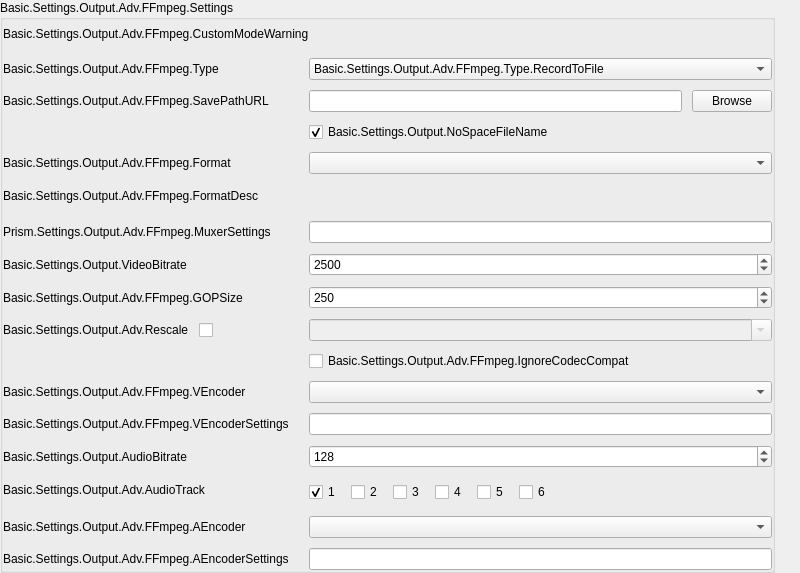
         <widget class="QWidget" name="scrollAreaWidgetContents_8">
          <property name="geometry">
           <rect>
            <x>0</x>
            <y>0</y>
            <width>800</width>
            <height>573</height>
           </rect>
          </property>
          <layout class="QVBoxLayout" name="verticalLayout_27">
           <property name="spacing">
            <number>0</number>
           </property>
           <property name="leftMargin">
            <number>0</number>
           </property>
           <property name="topMargin">
            <number>0</number>
           </property>
           <property name="rightMargin">
            <number>25</number>
           </property>
           <property name="bottomMargin">
            <number>0</number>
           </property>
           <item>
            <widget class="QGroupBox" name="advOutRecFFmpeg">
             <property name="title">
              <string>Basic.Settings.Output.Adv.FFmpeg.Settings</string>
             </property>
             <layout class="QFormLayout" name="formLayout_7">
              <property name="fieldGrowthPolicy">
               <enum>QFormLayout::FieldGrowthPolicy::AllNonFixedFieldsGrow</enum>
              </property>
              <property name="horizontalSpacing">
               <number>20</number>
              </property>
              <property name="verticalSpacing">
               <number>10</number>
              </property>
              <property name="leftMargin">
               <number>0</number>
              </property>
              <property name="topMargin">
               <number>0</number>
              </property>
              <property name="rightMargin">
               <number>0</number>
              </property>
              <property name="bottomMargin">
               <number>0</number>
              </property>
              <item row="0" column="0" colspan="2">
               <widget class="QLabel" name="label_28">
                <property name="text">
                 <string>Basic.Settings.Output.Adv.FFmpeg.CustomModeWarning</string>
                </property>
                <property name="wordWrap">
                 <bool>true</bool>
                </property>
                <property name="class" stdset="0">
                 <string notr="true">text-warning</string>
                </property>
               </widget>
              </item>
              <item row="1" column="0">
               <widget class="QLabel" name="label_48">
                <property name="sizePolicy">
                 <sizepolicy hsizetype="Preferred" vsizetype="Expanding">
                  <horstretch>0</horstretch>
                  <verstretch>0</verstretch>
                 </sizepolicy>
                </property>
                <property name="minimumSize">
                 <size>
                  <width>170</width>
                  <height>0</height>
                 </size>
                </property>
                <property name="text">
                 <string>Basic.Settings.Output.Adv.FFmpeg.Type</string>
                </property>
                <property name="useFor" stdset="0">
                 <string notr="true">FormLabelRole</string>
                </property>
               </widget>
              </item>
              <item row="1" column="1">
               <widget class="PLSComboBox" name="advOutFFType">
                <item>
                 <property name="text">
                  <string>Basic.Settings.Output.Adv.FFmpeg.Type.RecordToFile</string>
                 </property>
                </item>
                <item>
                 <property name="text">
                  <string>Basic.Settings.Output.Adv.FFmpeg.Type.URL</string>
                 </property>
                </item>
               </widget>
              </item>
              <item row="2" column="0">
               <widget class="QLabel" name="label_36">
                <property name="sizePolicy">
                 <sizepolicy hsizetype="Preferred" vsizetype="Expanding">
                  <horstretch>0</horstretch>
                  <verstretch>0</verstretch>
                 </sizepolicy>
                </property>
                <property name="minimumSize">
                 <size>
                  <width>170</width>
                  <height>0</height>
                 </size>
                </property>
                <property name="text">
                 <string>Basic.Settings.Output.Adv.FFmpeg.SavePathURL</string>
                </property>
                <property name="useFor" stdset="0">
                 <string notr="true">FormLabelRole</string>
                </property>
               </widget>
              </item>
              <item row="2" column="1">
               <widget class="QStackedWidget" name="stackedWidget_2">
                <property name="sizePolicy">
                 <sizepolicy hsizetype="Preferred" vsizetype="Maximum">
                  <horstretch>0</horstretch>
                  <verstretch>0</verstretch>
                 </sizepolicy>
                </property>
                <widget class="QWidget" name="page_7">
                 <property name="sizePolicy">
                  <sizepolicy hsizetype="Preferred" vsizetype="Maximum">
                   <horstretch>0</horstretch>
                   <verstretch>0</verstretch>
                  </sizepolicy>
                 </property>
                 <layout class="QHBoxLayout" name="horizontalLayout_27">
                  <property name="spacing">
                   <number>10</number>
                  </property>
                  <property name="leftMargin">
                   <number>0</number>
                  </property>
                  <property name="topMargin">
                   <number>0</number>
                  </property>
                  <property name="rightMargin">
                   <number>0</number>
                  </property>
                  <property name="bottomMargin">
                   <number>0</number>
                  </property>
                  <item>
                   <widget class="PLSLineEdit" name="advOutFFRecPath">
                    <property name="readOnly">
                     <bool>true</bool>
                    </property>
                   </widget>
                  </item>
                  <item>
                   <widget class="QPushButton" name="advOutFFPathBrowse">
                    <property name="text">
                     <string>Browse</string>
                    </property>
                   </widget>
                  </item>
                 </layout>
                </widget>
                <widget class="QWidget" name="page_8">
                 <property name="sizePolicy">
                  <sizepolicy hsizetype="Preferred" vsizetype="Maximum">
                   <horstretch>0</horstretch>
                   <verstretch>0</verstretch>
                  </sizepolicy>
                 </property>
                 <layout class="QHBoxLayout" name="horizontalLayout_30">
                  <property name="spacing">
                   <number>0</number>
                  </property>
                  <property name="leftMargin">
                   <number>0</number>
                  </property>
                  <property name="topMargin">
                   <number>0</number>
                  </property>
                  <property name="rightMargin">
                   <number>0</number>
                  </property>
                  <property name="bottomMargin">
                   <number>0</number>
                  </property>
                  <item>
                   <widget class="QLineEdit" name="advOutFFURL">
                    <property name="enabled">
                     <bool>true</bool>
                    </property>
                   </widget>
                  </item>
                 </layout>
                </widget>
               </widget>
              </item>
              <item row="3" column="1">
               <widget class="PLSCheckBox" name="advOutFFNoSpace">
                <property name="text">
                 <string>Basic.Settings.Output.NoSpaceFileName</string>
                </property>
                <property name="checked">
                 <bool>true</bool>
                </property>
               </widget>
              </item>
              <item row="4" column="0">
               <widget class="QLabel" name="label_16">
                <property name="text">
                 <string>Basic.Settings.Output.Adv.FFmpeg.Format</string>
                </property>
                <property name="useFor" stdset="0">
                 <string notr="true">FormLabelRole</string>
                </property>
               </widget>
              </item>
              <item row="4" column="1">
               <widget class="PLSComboBox" name="advOutFFFormat"/>
              </item>
              <item row="5" column="0">
               <widget class="QLabel" name="label_44">
                <property name="text">
                 <string>Basic.Settings.Output.Adv.FFmpeg.FormatDesc</string>
                </property>
                <property name="useFor" stdset="0">
                 <string notr="true">FormLabelRole</string>
                </property>
               </widget>
              </item>
              <item row="5" column="1">
               <widget class="QLabel" name="advOutFFFormatDesc">
                <property name="text">
                 <string/>
                </property>
               </widget>
              </item>
              <item row="6" column="0">
               <widget class="QLabel" name="label_1337">
                <property name="text">
                 <string>Prism.Settings.Output.Adv.FFmpeg.MuxerSettings</string>
                </property>
                <property name="useFor" stdset="0">
                 <string notr="true">FormLabelRole</string>
                </property>
               </widget>
              </item>
              <item row="6" column="1">
               <widget class="PLSLineEdit" name="advOutFFMCfg"/>
              </item>
              <item row="7" column="0">
               <widget class="QLabel" name="label_40">
                <property name="text">
                 <string>Basic.Settings.Output.VideoBitrate</string>
                </property>
                <property name="useFor" stdset="0">
                 <string notr="true">FormLabelRole</string>
                </property>
               </widget>
              </item>
              <item row="7" column="1">
               <widget class="PLSSpinBox" name="advOutFFVBitrate">
                <property name="minimum">
                 <number>0</number>
                </property>
                <property name="maximum">
                 <number>1000000000</number>
                </property>
                <property name="value">
                 <number>2500</number>
                </property>
               </widget>
              </item>
              <item row="8" column="0">
               <widget class="QLabel" name="label_63">
                <property name="text">
                 <string>Basic.Settings.Output.Adv.FFmpeg.GOPSize</string>
                </property>
                <property name="useFor" stdset="0">
                 <string notr="true">FormLabelRole</string>
                </property>
               </widget>
              </item>
              <item row="8" column="1">
               <widget class="PLSSpinBox" name="advOutFFVGOPSize">
                <property name="maximum">
                 <number>1000000000</number>
                </property>
                <property name="value">
                 <number>250</number>
                </property>
               </widget>
              </item>
              <item row="9" column="0">
               <layout class="QHBoxLayout" name="hBoxLayout_1">
                <property name="spacing">
                 <number>10</number>
                </property>
                <property name="leftMargin">
                 <number>0</number>
                </property>
                <property name="topMargin">
                 <number>0</number>
                </property>
                <property name="rightMargin">
                 <number>0</number>
                </property>
                <property name="bottomMargin">
                 <number>0</number>
                </property>
                <item>
                 <widget class="QLabel" name="label_68">
                  <property name="text">
                   <string>Basic.Settings.Output.Adv.Rescale</string>
                  </property>
                  <property name="wordWrap">
                   <bool>true</bool>
                  </property>
                  <property name="useFor" stdset="0">
                   <string notr="true">FormLabelRole</string>
                  </property>
                 </widget>
                </item>
                <item>
                 <widget class="PLSCheckBox" name="advOutFFUseRescale">
                  <property name="sizePolicy">
                   <sizepolicy hsizetype="Minimum" vsizetype="Expanding">
                    <horstretch>0</horstretch>
                    <verstretch>0</verstretch>
                   </sizepolicy>
                  </property>
                  <property name="layoutDirection">
                   <enum>Qt::LayoutDirection::LeftToRight</enum>
                  </property>
                  <property name="text">
                   <string/>
                  </property>
                 </widget>
                </item>
               </layout>
              </item>
              <item row="9" column="1">
               <widget class="PLSComboBox" name="advOutFFRescale">
                <property name="enabled">
                 <bool>false</bool>
                </property>
                <property name="editable">
                 <bool>true</bool>
                </property>
               </widget>
              </item>
              <item row="10" column="1">
               <widget class="PLSCheckBox" name="advOutFFIgnoreCompat">
                <property name="text">
                 <string>Basic.Settings.Output.Adv.FFmpeg.IgnoreCodecCompat</string>
                </property>
               </widget>
              </item>
              <item row="11" column="0">
               <widget class="QLabel" name="label_37">
                <property name="text">
                 <string>Basic.Settings.Output.Adv.FFmpeg.VEncoder</string>
                </property>
                <property name="useFor" stdset="0">
                 <string notr="true">FormLabelRole</string>
                </property>
               </widget>
              </item>
              <item row="11" column="1">
               <widget class="PLSComboBox" name="advOutFFVEncoder"/>
              </item>
              <item row="12" column="0">
               <widget class="QLabel" name="label_38">
                <property name="text">
                 <string>Basic.Settings.Output.Adv.FFmpeg.VEncoderSettings</string>
                </property>
                <property name="useFor" stdset="0">
                 <string notr="true">FormLabelRole</string>
                </property>
               </widget>
              </item>
              <item row="12" column="1">
               <widget class="PLSLineEdit" name="advOutFFVCfg"/>
              </item>
              <item row="13" column="0">
               <widget class="QLabel" name="label_41">
                <property name="text">
                 <string>Basic.Settings.Output.AudioBitrate</string>
                </property>
                <property name="useFor" stdset="0">
                 <string notr="true">FormLabelRole</string>
                </property>
               </widget>
              </item>
              <item row="13" column="1">
               <widget class="PLSSpinBox" name="advOutFFABitrate">
                <property name="minimum">
                 <number>32</number>
                </property>
                <property name="maximum">
                 <number>4096</number>
                </property>
                <property name="singleStep">
                 <number>16</number>
                </property>
                <property name="value">
                 <number>128</number>
                </property>
               </widget>
              </item>
              <item row="14" column="0">
               <widget class="QLabel" name="label_47">
                <property name="text">
                 <string>Basic.Settings.Output.Adv.AudioTrack</string>
                </property>
                <property name="useFor" stdset="0">
                 <string notr="true">FormLabelRole</string>
                </property>
               </widget>
              </item>
              <item row="14" column="1">
               <widget class="QFrame" name="widget_10">
                <property name="sizePolicy">
                 <sizepolicy hsizetype="Maximum" vsizetype="Preferred">
                  <horstretch>0</horstretch>
                  <verstretch>0</verstretch>
                 </sizepolicy>
                </property>
                <layout class="QHBoxLayout" name="horizontalLayout_26">
                 <property name="spacing">
                  <number>10</number>
                 </property>
                 <property name="leftMargin">
                  <number>0</number>
                 </property>
                 <property name="topMargin">
                  <number>0</number>
                 </property>
                 <property name="rightMargin">
                  <number>0</number>
                 </property>
                 <property name="bottomMargin">
                  <number>0</number>
                 </property>
                 <item>
                  <widget class="PLSCheckBox" name="advOutFFTrack1">
                   <property name="text">
                    <string notr="true">1</string>
                   </property>
                   <property name="checked">
                    <bool>true</bool>
                   </property>
                  </widget>
                 </item>
                 <item>
                  <widget class="PLSCheckBox" name="advOutFFTrack2">
                   <property name="text">
                    <string notr="true">2</string>
                   </property>
                  </widget>
                 </item>
                 <item>
                  <widget class="PLSCheckBox" name="advOutFFTrack3">
                   <property name="text">
                    <string notr="true">3</string>
                   </property>
                  </widget>
                 </item>
                 <item>
                  <widget class="PLSCheckBox" name="advOutFFTrack4">
                   <property name="text">
                    <string notr="true">4</string>
                   </property>
                  </widget>
                 </item>
                 <item>
                  <widget class="PLSCheckBox" name="advOutFFTrack5">
                   <property name="text">
                    <string notr="true">5</string>
                   </property>
                  </widget>
                 </item>
                 <item>
                  <widget class="PLSCheckBox" name="advOutFFTrack6">
                   <property name="text">
                    <string notr="true">6</string>
                   </property>
                  </widget>
                 </item>
                </layout>
               </widget>
              </item>
              <item row="15" column="0">
               <widget class="QLabel" name="label_39">
                <property name="text">
                 <string>Basic.Settings.Output.Adv.FFmpeg.AEncoder</string>
                </property>
                <property name="useFor" stdset="0">
                 <string notr="true">FormLabelRole</string>
                </property>
               </widget>
              </item>
              <item row="15" column="1">
               <widget class="PLSComboBox" name="advOutFFAEncoder"/>
              </item>
              <item row="16" column="0">
               <widget class="QLabel" name="label_46">
                <property name="text">
                 <string>Basic.Settings.Output.Adv.FFmpeg.AEncoderSettings</string>
                </property>
                <property name="useFor" stdset="0">
                 <string notr="true">FormLabelRole</string>
                </property>
               </widget>
              </item>
              <item row="16" column="1">
               <widget class="PLSLineEdit" name="advOutFFACfg"/>
              </item>
             </layout>
            </widget>
           </item>
          </layout>
         </widget>
